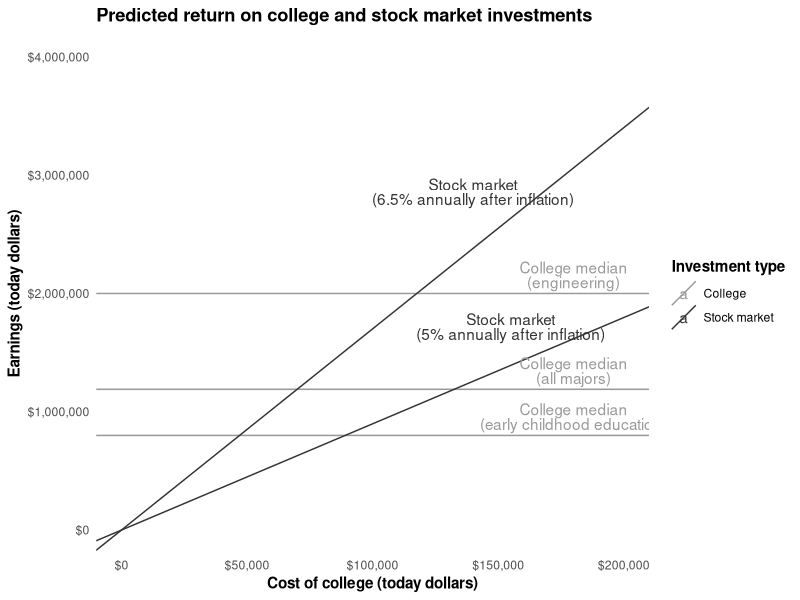
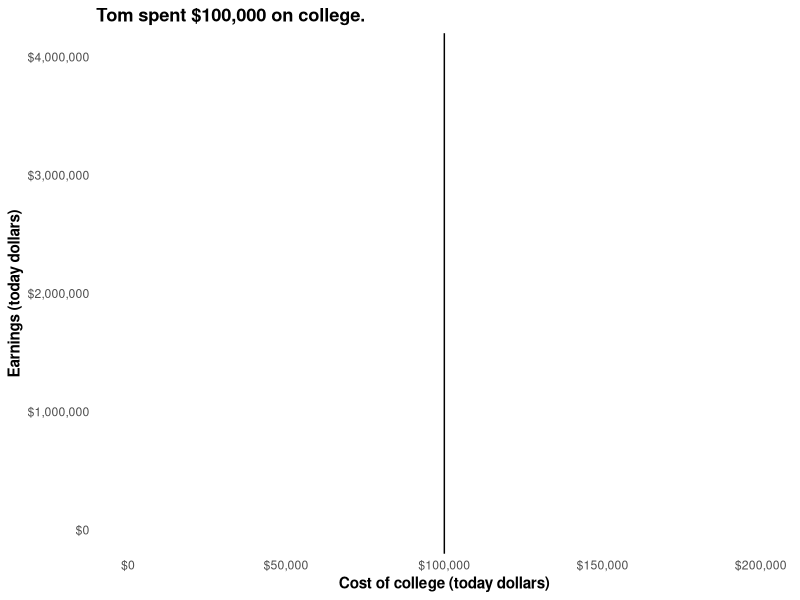
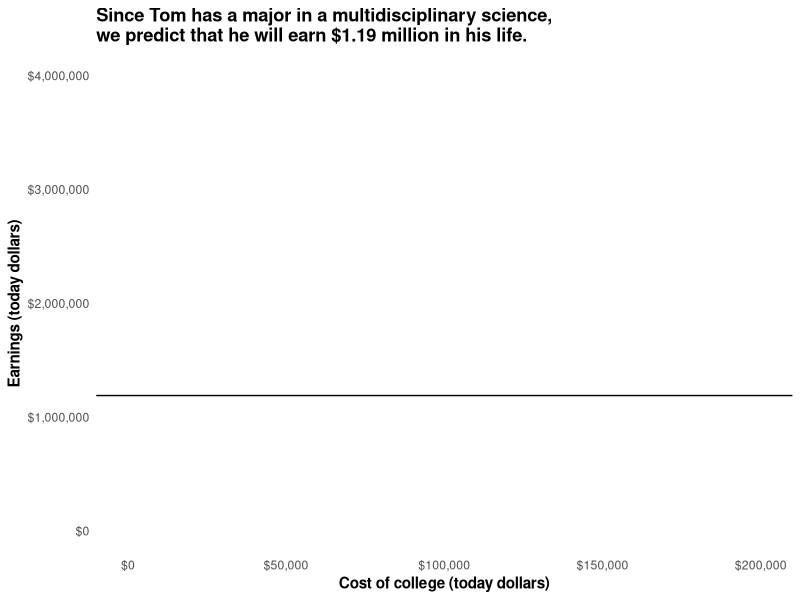
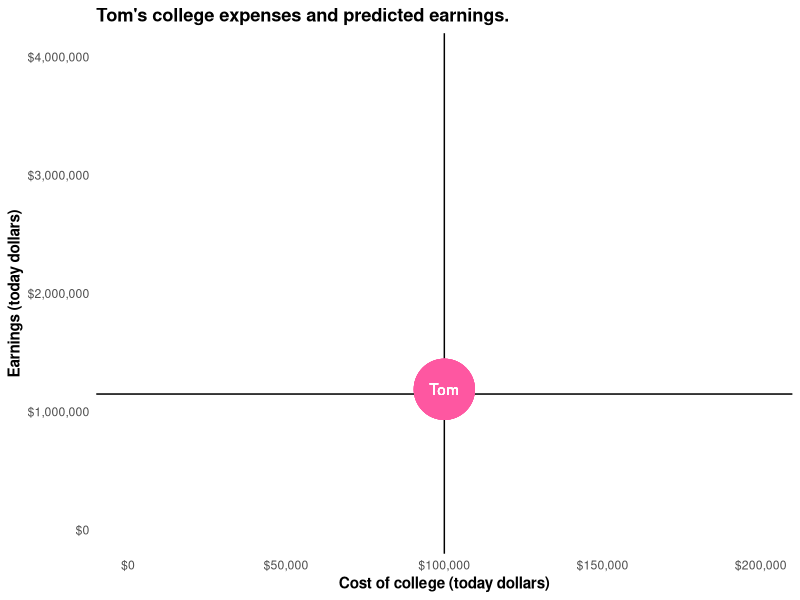
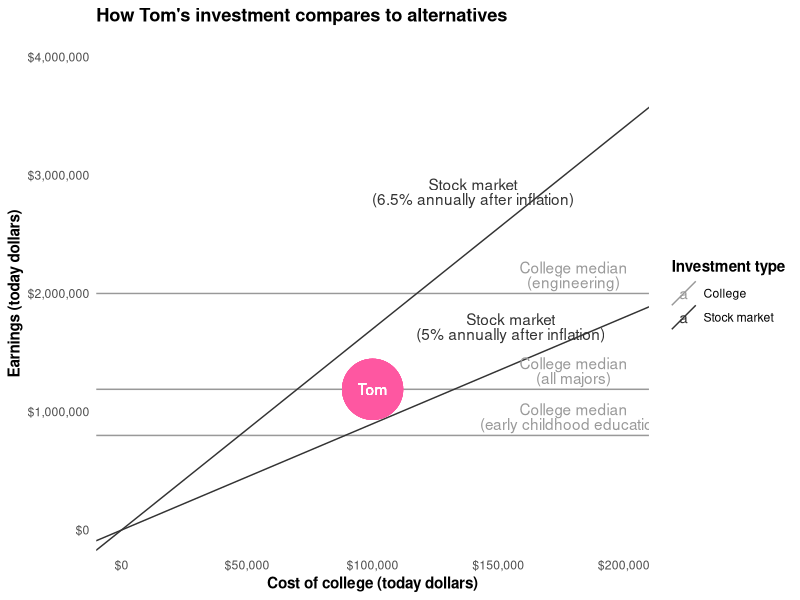

Write the R code that produced these figures, in order.
library(ggplot2)
library(reshape2)
library(scales)

years.invested <- 65 - 20 # the nominal working life
stock.market.return <- 1.068 # from Greenstone & Looney, 2011

lifetime.earnings <- c(
  engineering = 2e6,
  all.majors = 1.19e6,
  early.childhood.education = 8e5
)

college <- data.frame(
  investment = 'College',
  label.x = 1.8e5,
  earnings.intercept = unname(lifetime.earnings),
  earnings.slope = 0,
  full.investment = paste0('College median\n(',
                           gsub('\\.', ' ', names(lifetime.earnings)), ')')
)

not.college <- data.frame(
  investment = 'Stock market',
  stock.market.return = c(1.050, 1.065),
  label.x = c(1.55e5, 1.4e5),
  earnings.intercept = 0
)
not.college$earnings.slope <- not.college$stock.market.return ^ years.invested
not.college$full.investment <- paste0(
  'Stock market\n(',
  round(100 * (not.college$stock.market.return - 1), 1),
  '% annually after inflation)')
not.college$stock.market.return <- NULL

alternatives <- rbind(college, not.college)
p.base <- ggplot(alternatives) +
  scale_color_manual(values = c('grey60', 'grey20'),
                     name = 'Investment type') +
  theme_minimal() +
  theme(title = element_text(face = 'bold'),
        panel.grid.minor = element_blank(),
        panel.grid.major = element_blank()) +
  scale_x_continuous('Cost of college (today dollars)',
                     limits = c(0, 2e5), labels = dollar) +
  scale_y_continuous('Earnings (today dollars)',
                     limits = c(0, 4e6), labels = dollar)

p.predictions <- p.base +
  geom_abline(aes(intercept = earnings.intercept,
                  slope = earnings.slope,
                  color = investment,
                  group = full.investment)) +
  geom_text(aes(x = label.x,
                y = earnings.intercept + earnings.slope * label.x,
                color = investment,
                vjust = -.2 - (earnings.slope / 12),
                lineheight = .8,
                label = full.investment)) +
  ggtitle('Predicted return on college and stock market investments')

p.tom.expenses <- p.base + geom_vline(xintercept = 1e5) +
  ggtitle("Tom spent $100,000 on college.")

p.tom.predictions <- p.base + geom_hline(yintercept = 1.19e6) +
  ggtitle('Since Tom has a major in a multidisciplinary science,\nwe predict that he will earn $1.19 million in his life.')

p.tom.both <- p.base +
                geom_vline(xintercept = 1e5) +
                geom_hline(yintercept = 1.15e6) +
                aes(x = 1e5, y = 1.19e6) +
                geom_point(color = '#fe57a1', size = 20) +
                geom_text(color = 'white', label = 'Tom') +
                ggtitle("Tom's college expenses and predicted earnings.")

p.tom.comparison <- p.predictions +
  aes(x = 1e5, y = 1.19e6) +
  geom_point(color = '#fe57a1', size = 20) +
  geom_text(color = 'white', label = 'Tom') +
  ggtitle("How Tom's investment compares to alternatives")

ppplot <- function(plot, filename) ggsave(filename = filename,
                                          plot = plot,
                                          width = 8, height = 6,
                                          units = 'in', dpi = 200)
ppplot(p.predictions, 'general-predictions.png')
ppplot(p.tom.expenses, 'tom-expenses.png')
ppplot(p.tom.predictions, 'tom-predictions.png')
ppplot(p.tom.both, 'tom-both.png')
ppplot(p.tom.comparison, 'tom-comparison.png')
